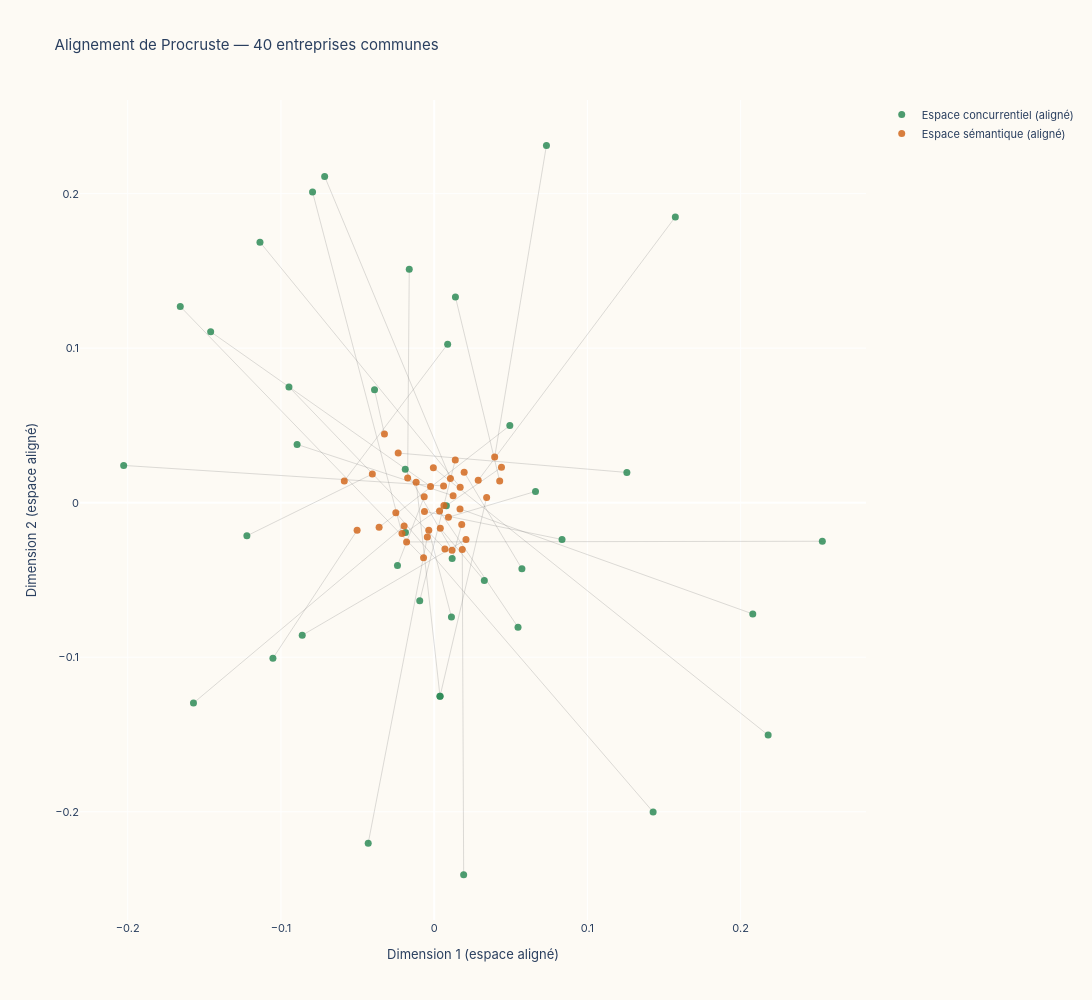

The notebook cell saved with this chart:
### Markdown cell above
## 4. Visualisation des écarts après alignement

Chaque segment relie la position d'une entreprise dans l'espace concurrentiel aligné et dans l'espace sémantique aligné.

### Code cell
fig = go.Figure()

# Segments entreprise par entreprise
for _, r in df_procrustes.iterrows():
    fig.add_trace(go.Scatter(
        x=[r["x_comp_aligned"], r["x_sem_aligned"]],
        y=[r["y_comp_aligned"], r["y_sem_aligned"]],
        mode="lines",
        line=dict(color="rgba(120,120,120,0.25)", width=1),
        hoverinfo="skip",
        showlegend=False
    ))

# Points espace concurrentiel aligné
fig.add_trace(go.Scatter(
    x=df_procrustes["x_comp_aligned"],
    y=df_procrustes["y_comp_aligned"],
    mode="markers",
    marker=dict(size=7, color="#2E8B57", opacity=0.85),
    name="Espace concurrentiel (aligné)",
    text=df_procrustes["name"],
    hovertemplate="<b>%{text}</b><br>Comp aligné<extra></extra>"
))

# Points espace sémantique aligné
fig.add_trace(go.Scatter(
    x=df_procrustes["x_sem_aligned"],
    y=df_procrustes["y_sem_aligned"],
    mode="markers",
    marker=dict(size=7, color="#D2691E", opacity=0.85),
    name="Espace sémantique (aligné)",
    text=df_procrustes["name"],
    hovertemplate="<b>%{text}</b><br>Sémantique aligné<br>Distance: %{customdata:.4f}<extra></extra>",
    customdata=df_procrustes["residual_distance"]
))

fig.update_layout(
    title=f"Alignement de Procruste — {len(df_procrustes)} entreprises communes",
    xaxis_title="Dimension 1 (espace aligné)",
    yaxis_title="Dimension 2 (espace aligné)",
    width=1400,
    height=1000,
    plot_bgcolor="#FDFAF4",
    paper_bgcolor="#FDFAF4",
    font=dict(family="Inter, sans-serif", size=11),
    hovermode="closest"
)

fig.show()

### Figure 1 — Plotly figure (JSON) as saved in the notebook; plotly's stock layout.template omitted (floating-point values rounded to 4 significant figures)
{"data": [{"hoverinfo": "skip", "line": {"color": "rgba(120,120,120,0.25)", "width": 1}, "mode": "lines", "showlegend": false, "type": "scatter", "x": [0.218, -0.0005226], "y": [-0.1504, 0.02264]}, {"hoverinfo": "skip", "line": {"color": "rgba(120,120,120,0.25)", "width": 1}, "mode": "lines", "showlegend": false, "type": "scatter", "x": [0.2533, -0.018], "y": [-0.02495, -0.02538]}, {"hoverinfo": "skip", "line": {"color": "rgba(120,120,120,0.25)", "width": 1}, "mode": "lines", "showlegend": false, "type": "scatter", "x": [0.1429, -0.02502], "y": [-0.2002, -0.006463]}, {"hoverinfo": "skip", "line": {"color": "rgba(120,120,120,0.25)", "width": 1}, "mode": "lines", "showlegend": false, "type": "scatter", "x": [-0.07936, -0.02099], "y": [0.201, -0.01997]}, {"hoverinfo": "skip", "line": {"color": "rgba(120,120,120,0.25)", "width": 1}, "mode": "lines", "showlegend": false, "type": "scatter", "x": [-0.1657, -0.006922], "y": [0.127, -0.03564]}, {"hoverinfo": "skip", "line": {"color": "rgba(120,120,120,0.25)", "width": 1}, "mode": "lines", "showlegend": false, "type": "scatter", "x": [0.1574, 0.02874], "y": [0.185, 0.01448]}, {"hoverinfo": "skip", "line": {"color": "rgba(120,120,120,0.25)", "width": 1}, "mode": "lines", "showlegend": false, "type": "scatter", "x": [-0.07148, 0.01061], "y": [0.2112, 0.01561]}, {"hoverinfo": "skip", "line": {"color": "rgba(120,120,120,0.25)", "width": 1}, "mode": "lines", "showlegend": false, "type": "scatter", "x": [0.01925, 0.01834], "y": [-0.2407, -0.03032]}, {"hoverinfo": "skip", "line": {"color": "rgba(120,120,120,0.25)", "width": 1}, "mode": "lines", "showlegend": false, "type": "scatter", "x": [-0.2026, 0.006148], "y": [0.02412, 0.01084]}, {"hoverinfo": "skip", "line": {"color": "rgba(120,120,120,0.25)", "width": 1}, "mode": "lines", "showlegend": false, "type": "scatter", "x": [-0.1137, 0.01698], "y": [0.1686, 0.009992]}, {"hoverinfo": "skip", "line": {"color": "rgba(120,120,120,0.25)", "width": 1}, "mode": "lines", "showlegend": false, "type": "scatter", "x": [0.07328, 0.03948], "y": [0.2313, 0.02952]}, {"hoverinfo": "skip", "line": {"color": "rgba(120,120,120,0.25)", "width": 1}, "mode": "lines", "showlegend": false, "type": "scatter", "x": [0.2079, 0.01687], "y": [-0.07199, -0.004022]}, {"hoverinfo": "skip", "line": {"color": "rgba(120,120,120,0.25)", "width": 1}, "mode": "lines", "showlegend": false, "type": "scatter", "x": [-0.04305, -0.004482], "y": [-0.2204, -0.02217]}, {"hoverinfo": "skip", "line": {"color": "rgba(120,120,120,0.25)", "width": 1}, "mode": "lines", "showlegend": false, "type": "scatter", "x": [-0.1571, -0.01961], "y": [-0.1297, -0.01509]}, {"hoverinfo": "skip", "line": {"color": "rgba(120,120,120,0.25)", "width": 1}, "mode": "lines", "showlegend": false, "type": "scatter", "x": [-0.1459, -0.002373], "y": [0.1107, 0.01053]}, {"hoverinfo": "skip", "line": {"color": "rgba(120,120,120,0.25)", "width": 1}, "mode": "lines", "showlegend": false, "type": "scatter", "x": [0.1258, -0.02348], "y": [0.01957, 0.03212]}, {"hoverinfo": "skip", "line": {"color": "rgba(120,120,120,0.25)", "width": 1}, "mode": "lines", "showlegend": false, "type": "scatter", "x": [-0.09476, 0.007024], "y": [0.07491, -0.02999]}, {"hoverinfo": "skip", "line": {"color": "rgba(120,120,120,0.25)", "width": 1}, "mode": "lines", "showlegend": false, "type": "scatter", "x": [0.00383, -0.01175], "y": [-0.1253, 0.01327]}, {"hoverinfo": "skip", "line": {"color": "rgba(120,120,120,0.25)", "width": 1}, "mode": "lines", "showlegend": false, "type": "scatter", "x": [-0.01626, -0.01731], "y": [0.151, 0.01597]}, {"hoverinfo": "skip", "line": {"color": "rgba(120,120,120,0.25)", "width": 1}, "mode": "lines", "showlegend": false, "type": "scatter", "x": [0.00383, 0.03424], "y": [-0.1253, 0.003433]}, {"hoverinfo": "skip", "line": {"color": "rgba(120,120,120,0.25)", "width": 1}, "mode": "lines", "showlegend": false, "type": "scatter", "x": [-0.08611, 0.02077], "y": [-0.08578, -0.02382]}, {"hoverinfo": "skip", "line": {"color": "rgba(120,120,120,0.25)", "width": 1}, "mode": "lines", "showlegend": false, "type": "scatter", "x": [0.01388, 0.04276], "y": [0.1331, 0.01409]}, {"hoverinfo": "skip", "line": {"color": "rgba(120,120,120,0.25)", "width": 1}, "mode": "lines", "showlegend": false, "type": "scatter", "x": [0.008797, -0.05866], "y": [0.1026, 0.0141]}, {"hoverinfo": "skip", "line": {"color": "rgba(120,120,120,0.25)", "width": 1}, "mode": "lines", "showlegend": false, "type": "scatter", "x": [0.04938, -0.03593], "y": [0.04993, -0.01588]}, {"hoverinfo": "skip", "line": {"color": "rgba(120,120,120,0.25)", "width": 1}, "mode": "lines", "showlegend": false, "type": "scatter", "x": [-0.08946, 0.01237], "y": [0.03773, 0.004544]}, {"hoverinfo": "skip", "line": {"color": "rgba(120,120,120,0.25)", "width": 1}, "mode": "lines", "showlegend": false, "type": "scatter", "x": [-0.1052, -0.05028], "y": [-0.1007, -0.01791]}, {"hoverinfo": "skip", "line": {"color": "rgba(120,120,120,0.25)", "width": 1}, "mode": "lines", "showlegend": false, "type": "scatter", "x": [-0.009412, 0.01378], "y": [-0.06338, 0.02759]}, {"hoverinfo": "skip", "line": {"color": "rgba(120,120,120,0.25)", "width": 1}, "mode": "lines", "showlegend": false, "type": "scatter", "x": [0.08345, -0.006327], "y": [-0.0238, -0.005641]}, {"hoverinfo": "skip", "line": {"color": "rgba(120,120,120,0.25)", "width": 1}, "mode": "lines", "showlegend": false, "type": "scatter", "x": [-0.1222, -0.04036], "y": [-0.02144, 0.01856]}, {"hoverinfo": "skip", "line": {"color": "rgba(120,120,120,0.25)", "width": 1}, "mode": "lines", "showlegend": false, "type": "scatter", "x": [0.05473, 0.003521], "y": [-0.08057, -0.005435]}, {"hoverinfo": "skip", "line": {"color": "rgba(120,120,120,0.25)", "width": 1}, "mode": "lines", "showlegend": false, "type": "scatter", "x": [0.05727, 0.01957], "y": [-0.0428, 0.01974]}, {"hoverinfo": "skip", "line": {"color": "rgba(120,120,120,0.25)", "width": 1}, "mode": "lines", "showlegend": false, "type": "scatter", "x": [-0.01887, 0.01166], "y": [0.0217, -0.03071]}, {"hoverinfo": "skip", "line": {"color": "rgba(120,120,120,0.25)", "width": 1}, "mode": "lines", "showlegend": false, "type": "scatter", "x": [0.06613, 0.009312], "y": [0.007291, -0.009384]}, {"hoverinfo": "skip", "line": {"color": "rgba(120,120,120,0.25)", "width": 1}, "mode": "lines", "showlegend": false, "type": "scatter", "x": [0.01127, -0.003515], "y": [-0.07396, -0.0178]}, {"hoverinfo": "skip", "line": {"color": "rgba(120,120,120,0.25)", "width": 1}, "mode": "lines", "showlegend": false, "type": "scatter", "x": [-0.02395, -0.006503], "y": [-0.04062, 0.003786]}, {"hoverinfo": "skip", "line": {"color": "rgba(120,120,120,0.25)", "width": 1}, "mode": "lines", "showlegend": false, "type": "scatter", "x": [0.03274, 0.004008], "y": [-0.05042, -0.01657]}, {"hoverinfo": "skip", "line": {"color": "rgba(120,120,120,0.25)", "width": 1}, "mode": "lines", "showlegend": false, "type": "scatter", "x": [0.007973, 0.04393], "y": [-0.001924, 0.02292]}, {"hoverinfo": "skip", "line": {"color": "rgba(120,120,120,0.25)", "width": 1}, "mode": "lines", "showlegend": false, "type": "scatter", "x": [-0.01875, 0.006366], "y": [-0.01934, -0.001882]}, {"hoverinfo": "skip", "line": {"color": "rgba(120,120,120,0.25)", "width": 1}, "mode": "lines", "showlegend": false, "type": "scatter", "x": [-0.03893, -0.03245], "y": [0.07308, 0.04442]}, {"hoverinfo": "skip", "line": {"color": "rgba(120,120,120,0.25)", "width": 1}, "mode": "lines", "showlegend": false, "type": "scatter", "x": [0.01173, 0.01798], "y": [-0.03615, -0.01407]}, {"hovertemplate": "<b>%{text}</b><br>Comp aligné<extra></extra>", "marker": {"color": "#2E8B57", "opacity": 0.85, "size": 7}, "mode": "markers", "name": "Espace concurrentiel (aligné)", "text": ["ManoMano", "Aqemia", "BenevolentAI", "Prophesee", "Ant Group", "Databricks", "Comand AI", "Y combinator", "Scale AI", "Appen", "Harvey", "UiPath", "Celonis", "Owkin", "Groq", "PolyAI", "Palantir", "H Company", "Synthesia", "Aleph Alpha", "AMD", "Alibaba", "YouTube", "ByteDance", "Hugging Face", "Qualcomm", "Cohere", "World Labs", "Adobe", "Sakana AI", "Wayve", "Oracle", "Mistral AI", "Cerebras", "OpenAI", "Black Forest Labs", "DeepL", "Anthropic", "Parloa", "ARM Holdings"], "type": "scatter", "x": [0.218, 0.2533, 0.1429, -0.07936, -0.1657, 0.1574, -0.07148, 0.01925, -0.2026, -0.1137, 0.07328, 0.2079, -0.04305, -0.1571, -0.1459, 0.1258, -0.09476, 0.00383, -0.01626, 0.00383, -0.08611, 0.01388, 0.008797, 0.04938, -0.08946, -0.1052, -0.009412, 0.08345, -0.1222, 0.05473, 0.05727, -0.01887, 0.06613, 0.01127, -0.02395, 0.03274, 0.007973, -0.01875, -0.03893, 0.01173], "y": [-0.1504, -0.02495, -0.2002, 0.201, 0.127, 0.185, 0.2112, -0.2407, 0.02412, 0.1686, 0.2313, -0.07199, -0.2204, -0.1297, 0.1107, 0.01957, 0.07491, -0.1253, 0.151, -0.1253, -0.08578, 0.1331, 0.1026, 0.04993, 0.03773, -0.1007, -0.06338, -0.0238, -0.02144, -0.08057, -0.0428, 0.0217, 0.007291, -0.07396, -0.04062, -0.05042, -0.001924, -0.01934, 0.07308, -0.03615]}, {"customdata": [0.2787, 0.2713, 0.2564, 0.2286, 0.2273, 0.2136, 0.2121, 0.2104, 0.2092, 0.2055, 0.2046, 0.2028, 0.202, 0.179, 0.175, 0.1498, 0.1462, 0.1395, 0.135, 0.1323, 0.1235, 0.1225, 0.1113, 0.1077, 0.1071, 0.09935, 0.09388, 0.09159, 0.09112, 0.09093, 0.07302, 0.06066, 0.05922, 0.05808, 0.04771, 0.0444, 0.04371, 0.03058, 0.02938, 0.02294], "hovertemplate": "<b>%{text}</b><br>Sémantique aligné<br>Distance: %{customdata:.4f}<extra></extra>", "marker": {"color": "#D2691E", "opacity": 0.85, "size": 7}, "mode": "markers", "name": "Espace sémantique (aligné)", "text": ["ManoMano", "Aqemia", "BenevolentAI", "Prophesee", "Ant Group", "Databricks", "Comand AI", "Y combinator", "Scale AI", "Appen", "Harvey", "UiPath", "Celonis", "Owkin", "Groq", "PolyAI", "Palantir", "H Company", "Synthesia", "Aleph Alpha", "AMD", "Alibaba", "YouTube", "ByteDance", "Hugging Face", "Qualcomm", "Cohere", "World Labs", "Adobe", "Sakana AI", "Wayve", "Oracle", "Mistral AI", "Cerebras", "OpenAI", "Black Forest Labs", "DeepL", "Anthropic", "Parloa", "ARM Holdings"], "type": "scatter", "x": [-0.0005226, -0.018, -0.02502, -0.02099, -0.006922, 0.02874, 0.01061, 0.01834, 0.006148, 0.01698, 0.03948, 0.01687, -0.004482, -0.01961, -0.002373, -0.02348, 0.007024, -0.01175, -0.01731, 0.03424, 0.02077, 0.04276, -0.05866, -0.03593, 0.01237, -0.05028, 0.01378, -0.006327, -0.04036, 0.003521, 0.01957, 0.01166, 0.009312, -0.003515, -0.006503, 0.004008, 0.04393, 0.006366, -0.03245, 0.01798], "y": [0.02264, -0.02538, -0.006463, -0.01997, -0.03564, 0.01448, 0.01561, -0.03032, 0.01084, 0.009992, 0.02952, -0.004022, -0.02217, -0.01509, 0.01053, 0.03212, -0.02999, 0.01327, 0.01597, 0.003433, -0.02382, 0.01409, 0.0141, -0.01588, 0.004544, -0.01791, 0.02759, -0.005641, 0.01856, -0.005435, 0.01974, -0.03071, -0.009384, -0.0178, 0.003786, -0.01657, 0.02292, -0.001882, 0.04442, -0.01407]}], "layout": {"font": {"family": "Inter, sans-serif", "size": 11}, "height": 1000, "hovermode": "closest", "paper_bgcolor": "#FDFAF4", "plot_bgcolor": "#FDFAF4", "title": {"text": "Alignement de Procruste — 40 entreprises communes"}, "width": 1400, "xaxis": {"title": {"text": "Dimension 1 (espace aligné)"}}, "yaxis": {"title": {"text": "Dimension 2 (espace aligné)"}}}}
